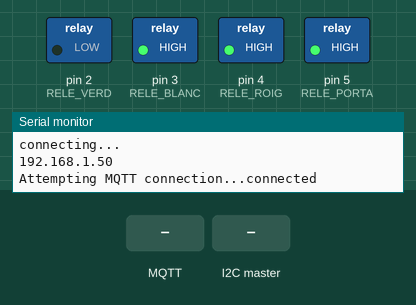
The sketch below on a simulated Arduino Nano, built with avr-gcc and run on an emulated ATmega328P. On the bench: switched loads named in the sketch (green lamp = pin HIGH), the last lines printed to the serial monitor. The inputs (shaded band) are chosen by the test bench. WiFi joins after 1.5 s; servers stay silent unless stated; no MQTT or app messages arrive unless stated.

Above: at 12.7 s.
12.8 s: MQTT message "sala1/simularfid" arrives on the first subscribed topic
At 13.8 s:
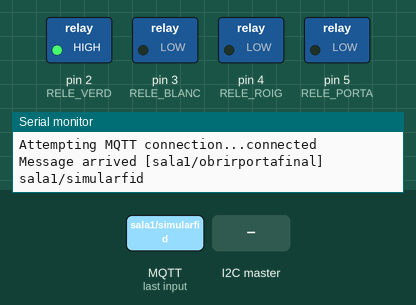
14.3 s: the I2C master sends the byte 1
15.8 s: MQTT message "sala1/reset" arrives on the first subscribed topic
17.3 s: MQTT message "sala1/reinici" arrives on the first subscribed topic
Timing chart, 0 to 19.8 s (numbered marks = the images above; inputs shaded):
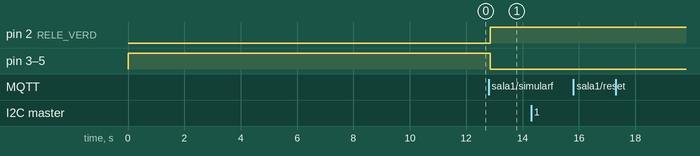

Measured:
- after the input at 12.8 s, pin 2 (RELE_VERD): LOW → HIGH after 0.06 s; pin 3 (RELE_BLANC), pin 4 (RELE_ROIG), pin 5 (RELE_PORTA): HIGH → LOW after 0.06 s

The sketch:

PortaFinalEsclau.ino
```cpp
/*
 * Aplicació per a encendre i apagar les llums de la caixa d'acces a la porta
 * Esta conectat per I2C (pins A4 i A5) a Arduino Nano
 * Arduino Nano enviarà una senyal quan s'arrime la tarjeta RFID al lector RC522
 *
 * Transmision por I2C
 * byte 8 --> ABRIR PUERTA (LUZ VERDE Y BLANCA)
 * byte 4 --> CERRAR PUERTA (LUZ ROJA Y BLANCA)
 */

#include <Ethernet.h> //Conexion Ethernet con carcasa W5100
#include <PubSubClient.h> //Conexion MQTT
#include <Wire.h>
#include <avr/wdt.h> // Incluir la librería de ATmel

const int RELE_BLANC = 3;
const int RELE_ROIG = 4;
const int RELE_VERD = 2;

const int RELE_PORTA = 5;
unsigned long obrir=0;
boolean entra=false;

long tempsFinal = 5000;

EthernetClient ethClient; //Interfaz de red ethernet
PubSubClient client(ethClient); //cliente MQTT

byte mac[] = {0xDE, 0xED, 0xBA, 0xFE, 0xF8, 0xF8};//mac del arduino
//IPAddress ip(192, 168, 68, 41); //Ip fija del arduino
IPAddress server(192, 168, 68, 1); //Ip del server de mosquitto
//IPAddress server(192, 168, 1, 5); //Ip del server de mosquitto
//byte DNS[] = {8, 8, 8, 8};
//byte gateway[] = {192, 168, 1, 1};
//byte subnet[] = {255, 255, 255, 0};


void reconnect() {

  // Loop until we're reconnected
  while (!client.connected()) {
    Serial.print(F("Attempting MQTT connection..."));
    // Attempt to connect
    if (client.connect("PortaFinal")) {
      Serial.println(F("connected"));
      client.subscribe("sala1/obrirportafinal");
      client.subscribe("sala1/tancarportafinal");
      client.subscribe("sala1/simularfid");
      client.subscribe("sala1/reinici");
      client.subscribe("sala1/reset");
      client.subscribe("sala1/resetPortaFinal");

    } else {
      Serial.print(F("failed, rc="));
      Serial.print(client.state());
      //Serial.println(" try again in 5 seconds");
      // Wait 3 seconds before retrying
      delay(3000);
    }
  }

}

void callback(char* topic, byte* payload, unsigned int length) {
  Serial.print(F("Message arrived ["));
  Serial.print(topic);
  Serial.print(F("] "));
  for (int i=0;i<length;i++) {
    Serial.print((char)payload[i]);
  }

  int res=strcmp(topic,"sala1/obrirportafinal");
  if (res == 0) {    //OBRIR PORTA
    digitalWrite(RELE_ROIG, LOW);
    digitalWrite(RELE_BLANC,LOW);
    digitalWrite(RELE_VERD, HIGH);
    digitalWrite(RELE_PORTA, LOW);
  }
  res=strcmp(topic,"sala1/simularfid");
  if (res == 0) { //SIMULA RFID Detectat
     digitalWrite(RELE_ROIG, LOW);
     digitalWrite(RELE_BLANC, LOW);
     obrir = millis();
     entra=true;
     client.publish("sala1/rfid","on");
  }
  res=strcmp(topic,"sala1/reset");
  int resu = strcmp(topic,"sala1/resetPortaFinal");
  if (res == 0 || resu == 0) { //RESET PLACA
     wdt_enable(WDTO_15MS); // Configuramos el contador de tiempo para que se reinicie en 15ms
  }
  res=strcmp(topic,"sala1/tancarportafinal");
  resu = strcmp(topic,"sala1/reinici");
  if (res == 0 || resu == 0) {    //TANCAR
    digitalWrite(RELE_ROIG, HIGH);
    digitalWrite(RELE_BLANC,HIGH);
    digitalWrite(RELE_VERD, LOW);
    digitalWrite(RELE_PORTA, HIGH);
    entra=false;
    obrir=0;
  }

}

// Función que se ejecuta siempre que se reciben datos del master
// siempre que en el master se ejecute la sentencia endTransmission
// recibirá toda la información que hayamos pasado a través de la sentencia Wire.write
void receiveEvent(int howMany) {

  int pinOut = 0;
  int estado = 0;

  // Si hay un byte disponible
  if (Wire.available() == 1)
  {
    estado = Wire.read();
    Serial.print(F("Estado "));
    Serial.println(estado);

    if (estado == 8) { //OBRIR PORTA
        digitalWrite(RELE_ROIG, LOW);
        digitalWrite(RELE_BLANC, LOW);
        obrir = millis();
        entra=true;
        client.publish("sala1/rfid","on");
    }else if (estado == 4) { //TANCAR PORTA -RESET-
        digitalWrite(RELE_ROIG, HIGH);
        digitalWrite(RELE_BLANC,HIGH);
        digitalWrite(RELE_VERD, LOW);
        digitalWrite(RELE_PORTA, HIGH);
        obrir=0;
        entra=false;
    }
  }
}

void setup() {

  Serial.begin(9600); // Iniciar serial
  Serial.println("INICIA");

  //Ponemos los 4 pines en modo OUTPUT
  pinMode(RELE_BLANC,OUTPUT);
  pinMode(RELE_ROIG,OUTPUT);
  pinMode(RELE_VERD,OUTPUT);
  pinMode(RELE_PORTA,OUTPUT);

  digitalWrite(RELE_ROIG, HIGH);
  digitalWrite(RELE_VERD, LOW);
  digitalWrite(RELE_BLANC, HIGH);
  digitalWrite(RELE_PORTA, HIGH);

  //MQTT
  client.setServer(server, 1883);
  client.setCallback(callback);

   Ethernet.begin(mac);
   //Ethernet.begin(mac,ip);
   //Ethernet.begin(mac, ip, DNS, gateway, subnet);
   delay(10000); //Espera per xarxa i per I2C
   Serial.println(F("connecting..."));
   Serial.println(Ethernet.localIP());

  // Unimos este dispositivo al bus I2C con dirección 1 -ESCLAU-
  Wire.begin(1);

  // Registramos el evento al recibir datos
  Wire.onReceive(receiveEvent);

}

void loop() {


 if (entra && (millis() - obrir) > tempsFinal) {
    client.publish("sala1/portafinal","on");
    digitalWrite(RELE_VERD, HIGH);
    digitalWrite(RELE_PORTA, LOW);
    entra=false;
 }
 if (!client.connected()) {
     reconnect();
 }
 client.loop();
 delay(100);
}
```
